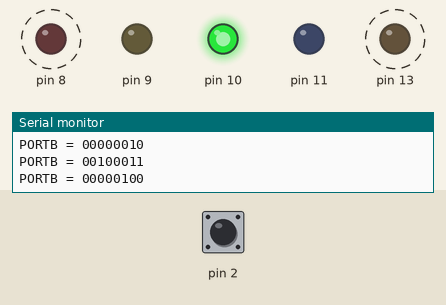
The sketch below on a simulated Arduino Uno, built with avr-gcc and run on an emulated ATmega328P. Parts: output pins drawn as LEDs (lit = HIGH), the last lines printed to the serial monitor. Dashed ring = blinking. The test bench sets the inputs (shaded band); at power-on: pin 2 HIGH.

Above: at 1.3 s.
1.4 s: pin 2 pulled LOW for 0.15 s
At 2.86 s:
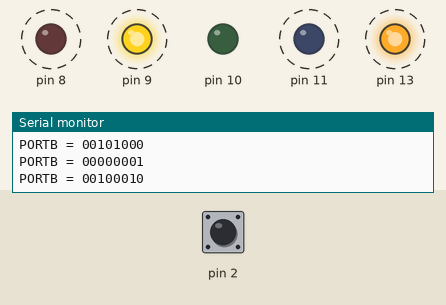
4.4 s: pin 2 pulled LOW for 1 s
At 4.66 s:
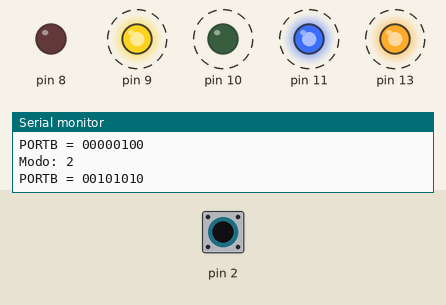
7.4 s: pin 2 pulled LOW for 0.15 s
At 8.27 s:
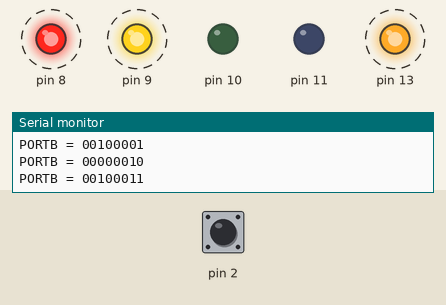
10.5 s: pin 2 pulled LOW for 3.2 s
At 11.28 s:
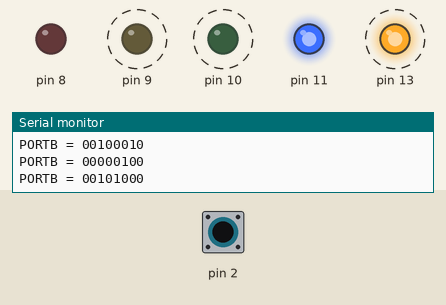
15.2 s: pin 2 pulsed LOW 2 times (0.12 s each, 0.3 s apart)
At 16.7 s:
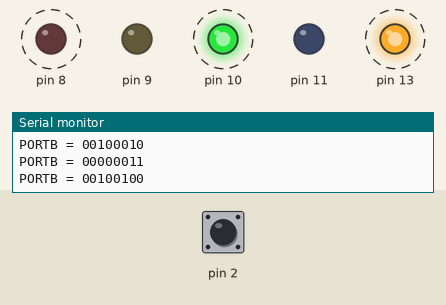
Timing chart, 0 to 22.8 s (numbered marks = the images above; inputs shaded):
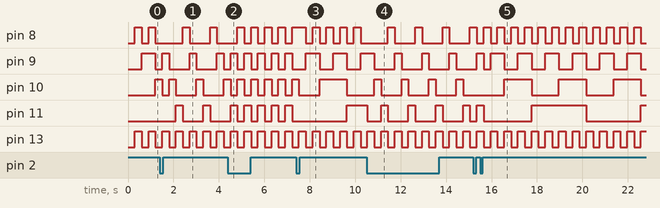

Measured:
- after the input at 1.4 s, pin 8: alternates HIGH for 0.30 s and LOW for 0.90 s, starting after 1.0 s
- after the input at 4.4 s, pin 8: alternates HIGH for 0.30 s and LOW for 0.30 s, starting after 1.0 s; pin 9: alternates HIGH for 0.30 s and LOW for 0.30 s, starting after 0.12 s; pin 10: alternates HIGH for 0.30 s and LOW for 0.30 s, starting after 0.42 s; pin 11: alternates HIGH for 0.30 s and LOW for 0.30 s, starting after 0.72 s
- after the input at 7.4 s, pin 9: alternates HIGH for 0.60 s and LOW for 0.60 s, starting after 0.43 s
- after the input at 10.5 s, pin 8: alternates HIGH for 0.30 s and LOW for 0.90 s, starting after 0.94 s; pin 10: alternates HIGH for 0.30 s and LOW for 0.90 s, starting after 0.64 s
- after the input at 15.2 s, pin 8: alternates HIGH for 0.30 s and LOW for 0.30 s, starting after 0.46 s; pin 10: alternates HIGH for 1.2 s and LOW for 1.2 s, starting after 1.4 s
- by itself, pin 8, pin 13: alternates HIGH for 0.30 s and LOW for 0.30 s
- by itself, pin 9, pin 11: alternates HIGH for 0.30 s and LOW for 0.90 s
- by itself, pin 10: repeats every 1.2 s: HIGH 0.30 s, LOW 0.90 s

The sketch:

sketch.ino
```cpp
// APE 1 - Codigo 3: Laboratorio de bits en los puertos B y D
// Placa: Arduino UNO (ATmega328P @ 16 MHz) - simulacion en Wokwi
// Libs : ninguna (avr/io.h llega incluido por Arduino.h)
// Pines: PB0..PB3 (D8..D11) = LEDs | PD2 (D2) = pulsador a GND | PB5 (D13) = LED L
// Regla: NO se usa pinMode(), digitalWrite() ni digitalRead()

const uint8_t MASK_LEDS = 0x0F; // 0b00001111 -> PB0..PB3
const uint8_t NUM_MODOS = 3;
const uint8_t PATRON_INICIAL[NUM_MODOS] = {0b0000, 0b0001, 0b0101};
const unsigned long PERIODO_MS = 300;

uint8_t modo = 0;
uint8_t patron = PATRON_INICIAL[0];
uint8_t btnAnterior = 1; // con pull-up, en reposo se lee 1
unsigned long tAnterior = 0;

void imprimirBin8(const char* etiqueta, uint8_t v) {
  Serial.print(etiqueta);
  for (int8_t i = 7; i >= 0; i--) { // extrae el bit i
    Serial.print((v >> i) & 1);
  }
  Serial.println();
}

void escribirLeds(uint8_t valor) {
  // leer-modificar-escribir: solo cambian PB0..PB3; PB4..PB7 se conservan
  PORTB = (PORTB & ~MASK_LEDS) | (valor & MASK_LEDS);
}

void demoOperaciones() {
  uint8_t a = 0b11001100;
  uint8_t b = 0b10101010;
  imprimirBin8("a      = ", a);
  imprimirBin8("b      = ", b);
  imprimirBin8("a & b  = ", a & b);
  imprimirBin8("a | b  = ", a | b);
  imprimirBin8("a ^ b  = ", a ^ b);
  imprimirBin8("~a     = ", (uint8_t)~a);
  imprimirBin8("a << 1 = ", (uint8_t)(a << 1));
  imprimirBin8("a >> 2 = ", a >> 2);
  Serial.print("~a sin cast, en BIN: ");
  Serial.println(~a, BIN); // ver pregunta de control 6
}

void setup() {
  DDRD &= ~(1 << DDD2);            // PD2 entrada (bit DDR = 0)
  PORTD |= (1 << PORTD2);          // pull-up interna (bit PORT = 1)
  DDRB |= MASK_LEDS | (1 << DDB5); // salidas: PB0..PB3 y PB5

  Serial.begin(9600);
  Serial.println(F("APE 1 - Laboratorio de bits"));
  demoOperaciones();
  escribirLeds(patron);
}

void loop() {
  // 1) Pulsador: se aisla el bit 2 de PIND (activo en bajo)
  uint8_t btn = (PIND >> PIND2) & 1;

  if (btnAnterior == 1 && btn == 0) { // flanco de bajada
    modo = (modo + 1) % NUM_MODOS;
    patron = PATRON_INICIAL[modo];
    Serial.print(F("Modo: "));
    Serial.println(modo);
  }
  btnAnterior = btn;

  // 2) Actualizacion periodica sin bloquear el programa
  if (millis() - tAnterior > PERIODO_MS) {
    tAnterior = millis();
    switch (modo) {
      case 0:
        patron = (patron + 1) & MASK_LEDS; // contador binario de 4 bits
        break;
      case 1:
        patron = ((patron << 1) | (patron >> 3)) & MASK_LEDS; // rotacion circular a la izquierda
        break;
      case 2:
        patron = ~patron & MASK_LEDS; // alternancia
        break;
    }
    escribirLeds(patron);
    PINB = (1 << PINB5); // escribir 1 en PINB5 conmuta PB5
    imprimirBin8("PORTB = ", PORTB);
  }
}
```
